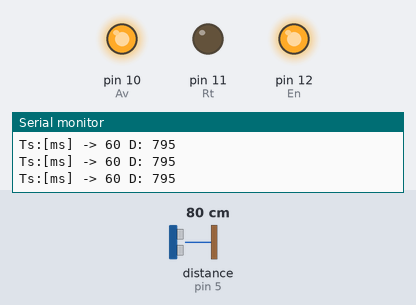
A sketch run on a simulated Arduino Uno, built with avr-gcc and run on an emulated ATmega328P. On the bench: output pins drawn as LEDs (lit = HIGH), the last lines printed to the serial monitor. Wiring (inferred from the names in the program): ultrasonic range finder: trigger pin 6; echo pin 5. The inputs (shaded band) are chosen by the test bench; at power-on: distance to the obstacle (sensor on pin 5) 80 cm. The echo pulse lasts 58.3 µs per cm; pins used as bus, display or sensor lines are not drawn.

Above: at 1.2 s.
1.3 s: distance to the obstacle (sensor on pin 5) set to 2 cm
At 1.5 s:
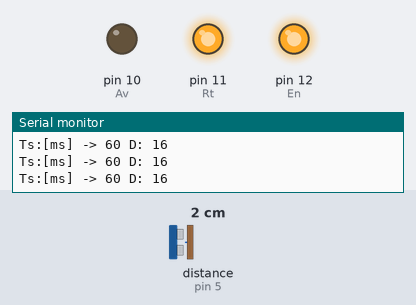
4.3 s: distance to the obstacle (sensor on pin 5) set to 18 cm
At 4.3 s:
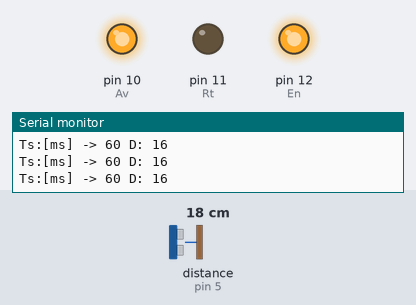
5.8 s: distance to the obstacle (sensor on pin 5) set to 4 cm
At 5.99 s:
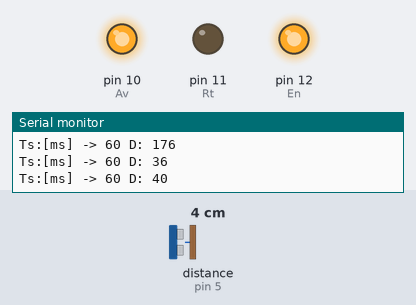
8.8 s: distance to the obstacle (sensor on pin 5) set to 35 cm
Timing chart, 0 to 11.3 s (numbered marks = the images above; inputs shaded):
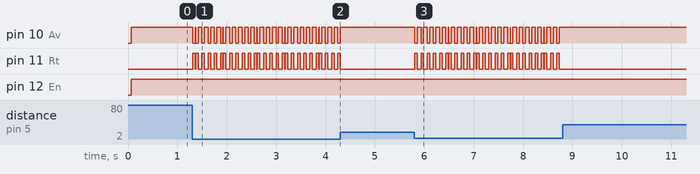

The sketch:

Poss_M_on_off.ino
```cpp
const int EchoPin = 5;
const int TriggerPin = 6;
const int En = 12;
const int Rt = 11;
const int Av = 10;
const unsigned int Ts=60000;
unsigned int t,t0;

int pwm=0;
void setup() {

   Serial.begin(115200);
   pinMode(TriggerPin, OUTPUT);
   pinMode(EchoPin, INPUT);
   pinMode(En, OUTPUT);
   pinMode(Av, OUTPUT);
   pinMode(Rt ,OUTPUT);
}

void loop() {

   t=micros();

  if(t-t0 >= Ts){
   printSerial();
  t0=t;

   int cm = ping(TriggerPin, EchoPin);
   Serial.print("D: ");
   Serial.print(cm);
   Serial.println("  ");

//Rango del pwm de 70 a 255//
int ref = 100;
pwm=255;

if (cm > ref){
    //pwm=int((cm))*1;
  if (pwm>255) pwm=255;
      digitalWrite(En, HIGH);
      analogWrite(Rt, 0);
      analogWrite(Av, pwm);


      delay(50);
      //digitalWrite(En, LOW);
      //analogWrite(Av, 0);

}

  if ( cm < ref){

    //pwm=int((200-cm)*1);

    if (pwm>255) pwm=255;
      digitalWrite(En, HIGH);
      analogWrite(Av, 0);
      analogWrite(Rt, pwm);


     delay(50);
     //digitalWrite(En, LOW);
     //analogWrite(Av, 0);
    }
    if (cm==ref)pwm=0;
    // digitalWrite(En, LOW);
     analogWrite(Av, pwm);
      analogWrite(Rt, 0);

     // Serial.print("  pwm= ");
     // Serial.println(pwm);
  }

}


int ping(int TriggerPin, int EchoPin) {
   double duration, distanceCm;

   digitalWrite(TriggerPin, LOW);  //para generar un pulso limpio ponemos a LOW 4us
   delayMicroseconds(4);
   digitalWrite(TriggerPin, HIGH);  //generamos Trigger (disparo) de 10us
   delayMicroseconds(10);
   digitalWrite(TriggerPin, LOW);

   duration = pulseIn(EchoPin, HIGH);  //medimos el tiempo entre pulsos, en microsegundos

   distanceCm = (duration * 10 / 292)/2*10;   //convertimos a distancia, en cm
   return distanceCm;
}

void printSerial(){
  Serial.print("Ts:[ms] -> ");
  Serial.print((t-t0)/1000);
  Serial.print(" ");
  }
```

Measured:
- after the input at 1.3 s, pin 10 (Av): HIGH → LOW at once, then moves between LOW and HIGH, repeating every 0.69 s; pin 11 (Rt): LOW → HIGH at once, then moves between LOW and HIGH, repeating every 0.69 s
- after the input at 4.3 s, pin 10 (Av): stops changing and stays HIGH; pin 11 (Rt): stops changing and stays LOW
- after the input at 5.8 s, pin 10 (Av): HIGH → LOW at once, then moves between LOW and HIGH, repeating every 0.69 s; pin 11 (Rt): LOW → HIGH at once, then moves between LOW and HIGH, repeating every 0.69 s
- after the input at 8.8 s, pin 10 (Av): stops changing and stays HIGH; pin 11 (Rt): stops changing and stays LOW
